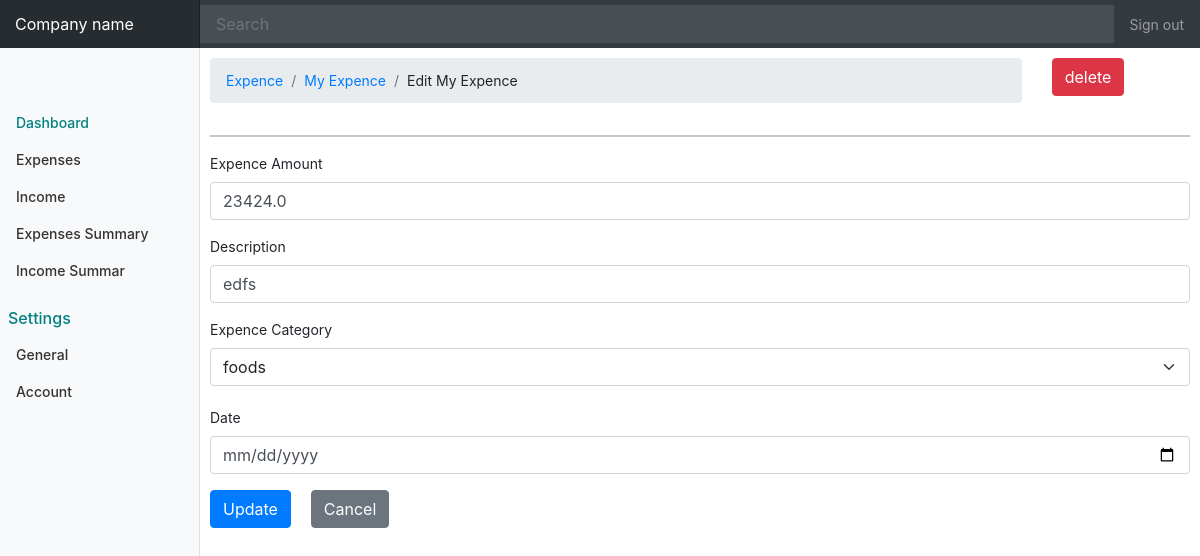
Before: /expenses/edit_expense/6 (signed in) with the older database file.
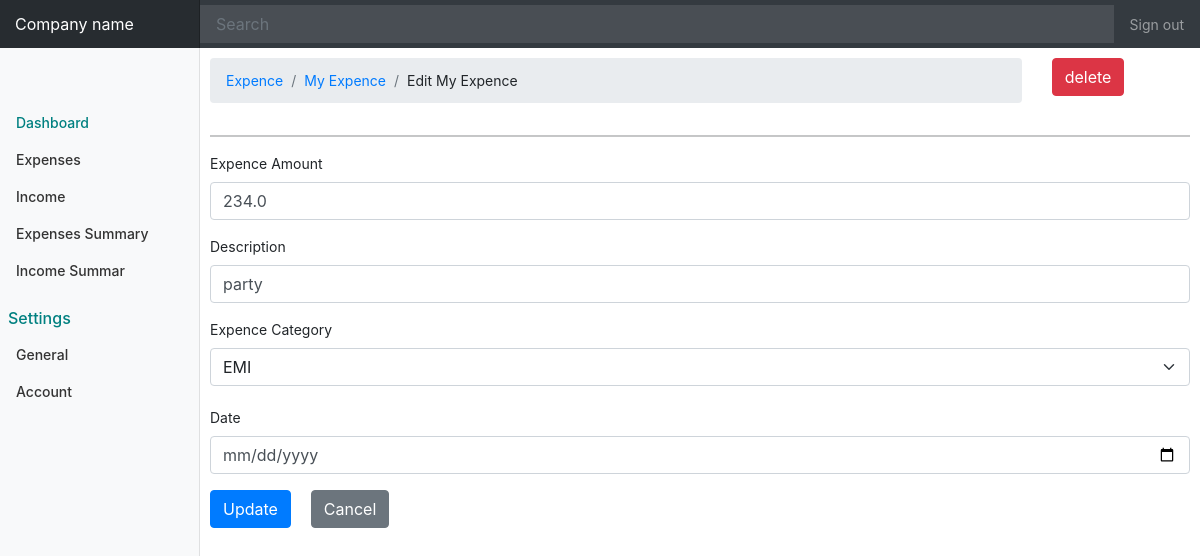
After: the same page with the newer database file.
### expenses/models.py (models this page shows, shortened)
class AddExpence(models.Model):
    amount= models.FloatField()
    date= models.DateTimeField()
    description= models.TextField()
    owner= models.ForeignKey(to=User, on_delete=models.CASCADE)
    category= models.CharField(max_length=255)
    class Category(models.Model):
        name= models.CharField(max_length=256)

### expenses/views.py (the view, shortened to what this page needs)
# urls.py: path('edit_expense/<int:pk>', views.edit_expense, name="edit_expense"),
def edit_expense(request, pk):
    if not request.user.is_authenticated:
        return redirect ('user_log')
    edit_expense= AddExpence.objects.get(id=pk)
    return render(request, 'expenses/edit_expense.html', locals())

### templates/expenses/edit_expense.html (shortened to what this page needs)
{% extends 'bash.html' %}
{% block content %}
<div class="row">
    <div class="col-md-10">
        <nav aria-label="breadcrumb" class="nav_navigarion">
            <ol class="breadcrumb">
                <li class="breadcrumb-item"><a href="#">Expence</a></li>
                <li class="breadcrumb-item"><a href="{% url 'add_expences' %}"> My Expence</a></li>
                <li class="breadcrumb-item">Edit My Expence</li>
            </ol>
        </nav>
    </div>
    <div class="col-sm-2">
        <a href="{% url 'delete_expense' edit_expense.id %}" class="btn btn-danger" onclick="return confirm ('Are you sure?')"" > delete</a>
    </div>
</div>
<hr>
<div class="contain">
    <form method="post">
        <div class="form-group">
            <label for="exampleInputEmail1">Expence Amount</label>
            <input type="text" name="edit_amount" value="{{ edit_expense.amount }}" class="form-control" required>
        </div>
        <div class="form-group">
            <label for="exampleInputEmail1">Description</label>
            <input type="text" name="des" value="{{ edit_expense.description }}" class="form-control" required>
        </div>
        <div class="form-group">
            <label for="exampleInputEmail1">Expence Category</label>
            <select name="expence_category" value="{{ edit_expense.category }}" class="form-select"
                id="inputGroupSelect04" aria-label="Example select with button addon">
                <option>{{ edit_expense.category }}</option>
            </select><br>
            <div class="form-group">
                <label for="exampleInputEmail1">Date</label>
                <input type="date" value="{{ edit_expense.date }}" name="date" class="form-control" required>
            </div>
            <button type="submit" class="btn btn-primary">Update</button>
            <a href="{% url 'add_expences' %}" class="btn btn-btn btn-secondary mx-3">Cancel</a>
        </div>
    </form>
</div>
{% endblock %}

Changed rows visible on the page:
changed AddExpence: edit_amount "23424.0" → "234.0"; des "edfs" → "party"; expence_category "foods" → "EMI"
